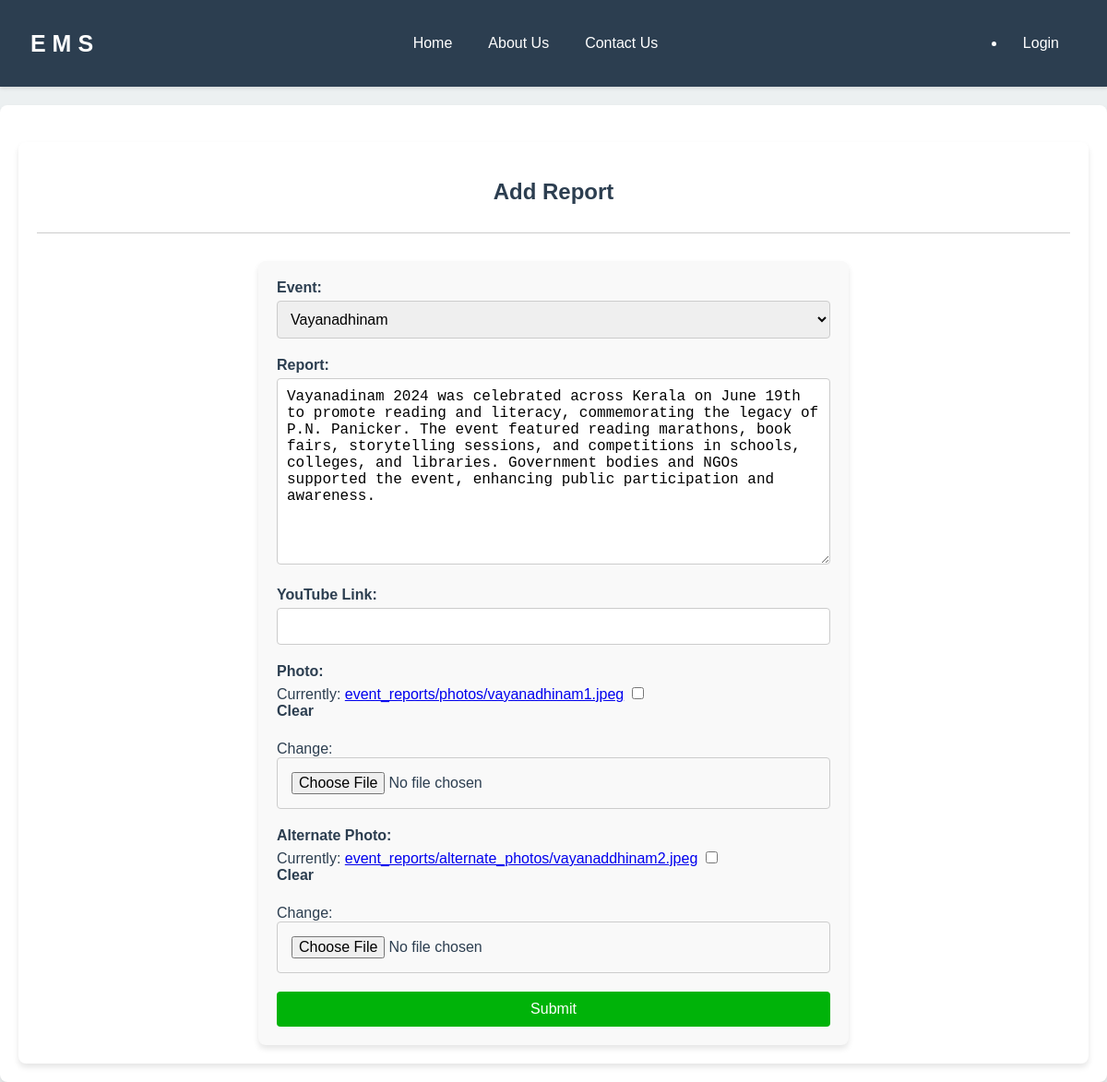
Screenshot of /edit_report/3/ with the database file from the repository.
### event/models.py (models this page shows, shortened)
class Event_Report(models.Model):
    date = models.DateField(auto_now_add=True)
    report = models.TextField(null=True)
    youtube_link = models.URLField(null=True,blank=True)
    photo = models.ImageField(upload_to='event_reports/photos/', null=True, blank=True)
    alternate_photo = models.ImageField(upload_to='event_reports/alternate_photos/', null=True, blank=True)
    event = models.ForeignKey(Event, on_delete=models.CASCADE)

### event/views.py (the view)
# urls.py: path('edit_report/<int:report_id>/', views.edit_report, name='edit_report'),
def edit_report(request, report_id):
    report = get_object_or_404(Event_Report, pk=report_id)
    if request.method == 'POST':
        form = EventReportForm(request.POST, request.FILES, instance=report)
        if form.is_valid():
            form.save()
            return redirect('report_page')
    else:
        form = EventReportForm(instance=report)
    return render(request, 'events/add_report.html', {'form': form, 'report': report})

### event/forms.py
class EventReportForm(forms.ModelForm):
    class Meta:
        model = Event_Report
        fields = '__all__'

### event/models.py (called while the page is built)
    def __str__(self):
        return self.title

### event/templates/events/add_report.html (shortened to what this page needs)
{% extends 'events/base.html' %}
{% block content %}
<div class="container">
    <h2 style="text-align: center;">Add Report</h2>
    <hr>
    <form method="post" enctype="multipart/form-data" class="report-form">
        <div class="form-group">
            <label for="id_event">Event:</label>
            {{ form.event }}
        </div>
        <div class="form-group">
            <label for="id_report">Report:</label>
            {{ form.report }}
        </div>
        <div class="form-group">
            <label for="id_youtube_link">YouTube Link:</label>
            {{ form.youtube_link }}
        </div>
        <div class="form-group">
            <label for="id_photo">Photo:</label>
            {{ form.photo }}
        </div>
        <div class="form-group">
            <label for="id_alternate_photo">Alternate Photo:</label>
            {{ form.alternate_photo }}
        </div>
        <button type="submit">Submit</button>
    </form>
</div>
{% endblock %}

### event/templates/events/base.html (style rules this page uses)
body { font-family: Arial, sans-serif; margin: 0; padding: 0; background-color: #ECF0F1; color: #2C3E50; }
.container { margin-top: 20px; padding: 20px; background-color: #fff; border-radius: 8px; box-shadow: 0 4px 6px rgba(0,0,0,0.1); }

### event/templates/events/add_report.html (style rules this page uses)
.report-form { max-width: 600px; margin: 0 auto; background-color: #f9f9f9; padding: 20px; border-radius: 8px; box-shadow: 0 4px 6px rgba(0, 0, 0, 0.1); }
.form-group { margin-bottom: 20px; }
label { font-weight: bold; display: block; margin-bottom: 5px; }
input[type="text"], input[type="url"], textarea, input[type="file"], select, button { width: 100%; padding: 10px; border: 1px solid #ccc; border-radius: 4px; font-size: 16px; transition: border-color 0.3s ease; box-sizing: border-box; }
button { background-color: #00b309; color: #fff; padding: 10px 20px; border: none; border-radius: 4px; cursor: pointer; transition: background-color 0.3s ease; }
hr { margin-top: 30px; margin-bottom: 30px; border: 0; border-top: 1px solid #ccc; }
input[type="file"] { padding: 15px; }

### rows the page displays
Event_Report: event "Vayanadhinam", report "Vayanadinam 2024 was celebrated across Kerala on June 19th to promote reading and literacy, commemorating the legacy of P.N. Panicker. The event featured reading marathons, book fairs, storytelling sessions, and competitions in schools, colleges, and libraries. Government bodies and NGOs supported the event, enhancing public participation and awareness."
